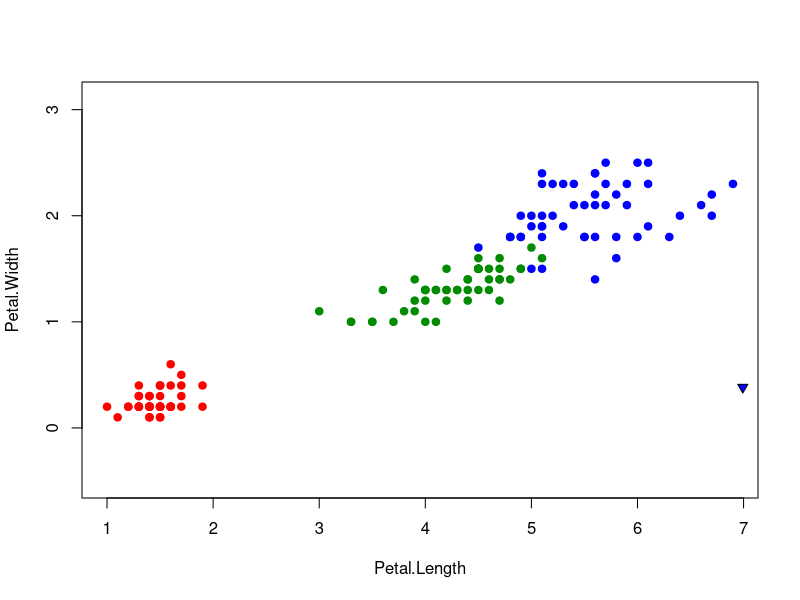

Reproduce this figure in R.
distance <- function(u, v){
  return(sqrt(sum((u - v)^2)))
}

oneNN <- function(set, point){
  min_range <- 1000000000000
  ion <- 1
  
  for(i in 1:150){
    if (distance(set[i, 1:2], point) < min_range){
      min_range <- distance(set[i, 1:2], point)
      ion <- i
    }
  }
  
  return(ion)
}

colors <- c("setosa" = "red", "versicolor" = "green4", "virginica" = "blue")
plot(iris[, 3:4], pch = 21, bg = colors[iris$Species], col = colors[iris$Species], asp = 1)

point <- cbind(runif(1, 0, 7), runif(1, 0, 2.5))
train_set <- iris[, 3:5]
points(point[1], point[2], pch = 25, bg = colors[train_set[oneNN(train_set,point),3]], asp = 1)
